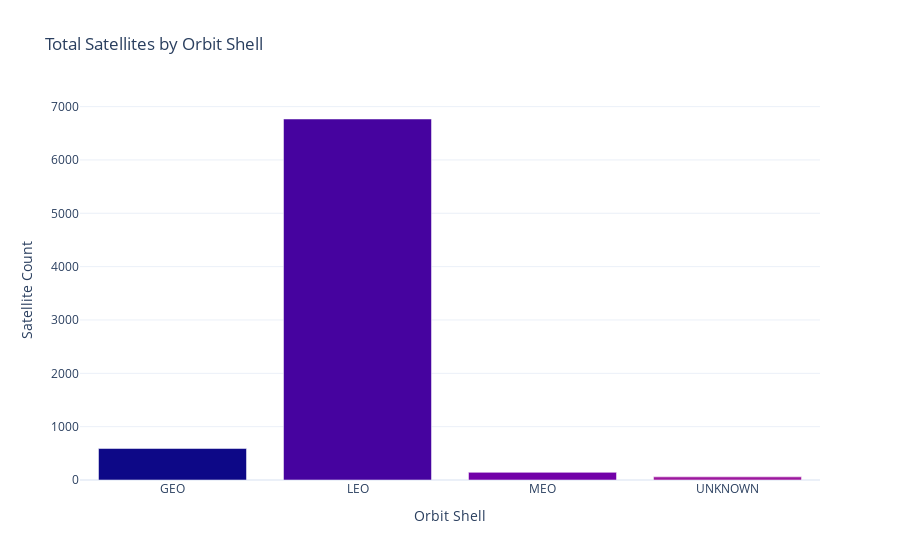

The notebook cell saved with this chart:
### Markdown cell above
## Step 10: Visualising Data

### Code cell
# Chart 1: Total Satellites by Orbit Shell
shell_counts = df.groupby('orbit_shell').size().reset_index(name = 'count')

fig1 = px.bar(
    shell_counts,
    x = 'orbit_shell',
    y = 'count',
    title = 'Total Satellites by Orbit Shell',
    color = 'orbit_shell', 
    color_discrete_sequence = px.colors.sequential.Plasma
)
fig1.update_layout(
    xaxis_title = 'Orbit Shell',
    yaxis_title = 'Satellite Count',
    showlegend = False,
    template = 'plotly_white'
)
fig1.show()

### Figure 1 — Plotly figure (JSON) as saved in the notebook; plotly's stock layout.template omitted (floating-point values rounded to 4 significant figures)
{"data": [{"hovertemplate": "orbit_shell=%{x}<br>count=%{y}<extra></extra>", "legendgroup": "GEO", "marker": {"color": "#0d0887", "pattern": {"shape": ""}}, "name": "GEO", "orientation": "v", "showlegend": true, "textposition": "auto", "type": "bar", "x": ["GEO"], "xaxis": "x", "y": [590], "yaxis": "y"}, {"hovertemplate": "orbit_shell=%{x}<br>count=%{y}<extra></extra>", "legendgroup": "LEO", "marker": {"color": "#46039f", "pattern": {"shape": ""}}, "name": "LEO", "orientation": "v", "showlegend": true, "textposition": "auto", "type": "bar", "x": ["LEO"], "xaxis": "x", "y": [6768], "yaxis": "y"}, {"hovertemplate": "orbit_shell=%{x}<br>count=%{y}<extra></extra>", "legendgroup": "MEO", "marker": {"color": "#7201a8", "pattern": {"shape": ""}}, "name": "MEO", "orientation": "v", "showlegend": true, "textposition": "auto", "type": "bar", "x": ["MEO"], "xaxis": "x", "y": [143], "yaxis": "y"}, {"hovertemplate": "orbit_shell=%{x}<br>count=%{y}<extra></extra>", "legendgroup": "UNKNOWN", "marker": {"color": "#9c179e", "pattern": {"shape": ""}}, "name": "UNKNOWN", "orientation": "v", "showlegend": true, "textposition": "auto", "type": "bar", "x": ["UNKNOWN"], "xaxis": "x", "y": [59], "yaxis": "y"}], "layout": {"barmode": "relative", "legend": {"title": {"text": "orbit_shell"}, "tracegroupgap": 0}, "showlegend": false, "title": {"text": "Total Satellites by Orbit Shell"}, "xaxis": {"anchor": "y", "categoryarray": ["GEO", "LEO", "MEO", "UNKNOWN"], "categoryorder": "array", "domain": [0, 1], "title": {"text": "Orbit Shell"}}, "yaxis": {"anchor": "x", "domain": [0, 1], "title": {"text": "Satellite Count"}}}}
